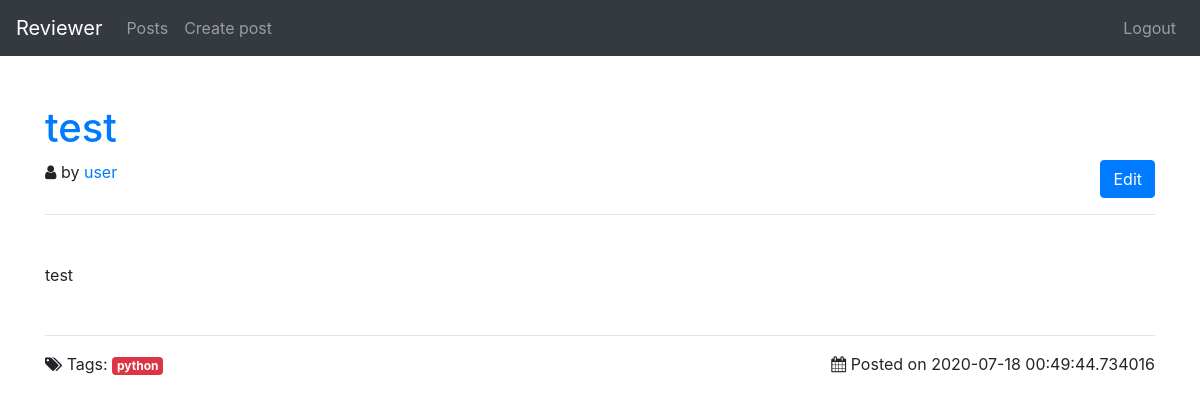
The page /posts/post/test/ (signed in) on the database its author committed.
### app/models.py (models this page shows, shortened)
class Post(db.Model):
	id = db.Column(db.Integer, primary_key=True)
	title = db.Column(db.String(140))
	slug = db.Column(db.String(140), unique=True)
	content = db.Column(db.Text)
	created_date = db.Column(db.DateTime, default=datetime.now())
	tags = db.relationship('Tag', secondary=post_tags, backref=db.backref('posts', lazy='dynamic'))
	owner_id = db.Column(db.Integer, db.ForeignKey('user.id'))

class User(db.Model, UserMixin):
	id = db.Column(db.Integer, primary_key=True)
	email = db.Column(db.String(100), unique=True)
	password = db.Column(db.String(255))
	active = db.Column(db.Boolean())
	roles = db.relationship('Role', secondary=roles_users, backref=db.backref('users', lazy='dynamic'))
	posts = db.relationship('Post', backref='owner', lazy=True)

class Tag(db.Model):
	id = db.Column(db.Integer, primary_key=True)
	name = db.Column(db.String(100))
	slug = db.Column(db.String(100))

### app/blueprints/posts/views.py (the view)
@posts_blueprint.route('/post/<path:post_slug>/')
def get_post(post_slug = None):
	post = Post.query.filter(Post.slug==post_slug).first_or_404()
	return render_template('posts/post.html', post=post)

### app/templates/posts/post.html (shortened to what this page needs)
{% extends 'base.html' %}
{% block content %}
	{% if post %}
		<h1 class="mt-5"><a href="{{ url_for('posts.get_post', post_slug=post.slug) }}">{{ post.title }}</a></h1>
		<div class="d-flex justify-content-between">
			<span>
				<i class='fa fa-user'></i>
				by
				<a href="">
					{{ current_user.email }}
				</a>
			</span>
			{% if current_user.has_role('admin') or current_user == post.owner %}
				<span>
					<a href="{{ url_for('posts.edit_post', post_slug=post.slug) }}" class="btn btn-primary">Edit</a>
				</span>
			{% endif %}
		</div>
		<hr class="mb-5">
		<div>
			{{ post.content|safe }}
		</div>
		<hr class="mt-5">
		<p class="d-flex justify-content-between">
			<span>
				<i class="fa fa-tags"></i>
				Tags:
				<span class="tags">
					{% for tag in post.tags%}
						<a href="{{ url_for('posts.get_posts_by_tag', tag_slug=tag.slug) }}" class="badge badge-danger">{{ tag.name }}</a>
					{% endfor %}
				</span>
			</span>
			<span>
				<i class="fa fa-calendar"></i>
				Posted on {{ post.created_date }}
			</span>
		</p>
	{% else %}
		Post was not found
	{% endif %}
{% endblock %}

### rows shown on the page
Post: title "test", content "test", created_date "2020-07-18 00:49:44.734016"
User: email "user"
Tag: name "python"
